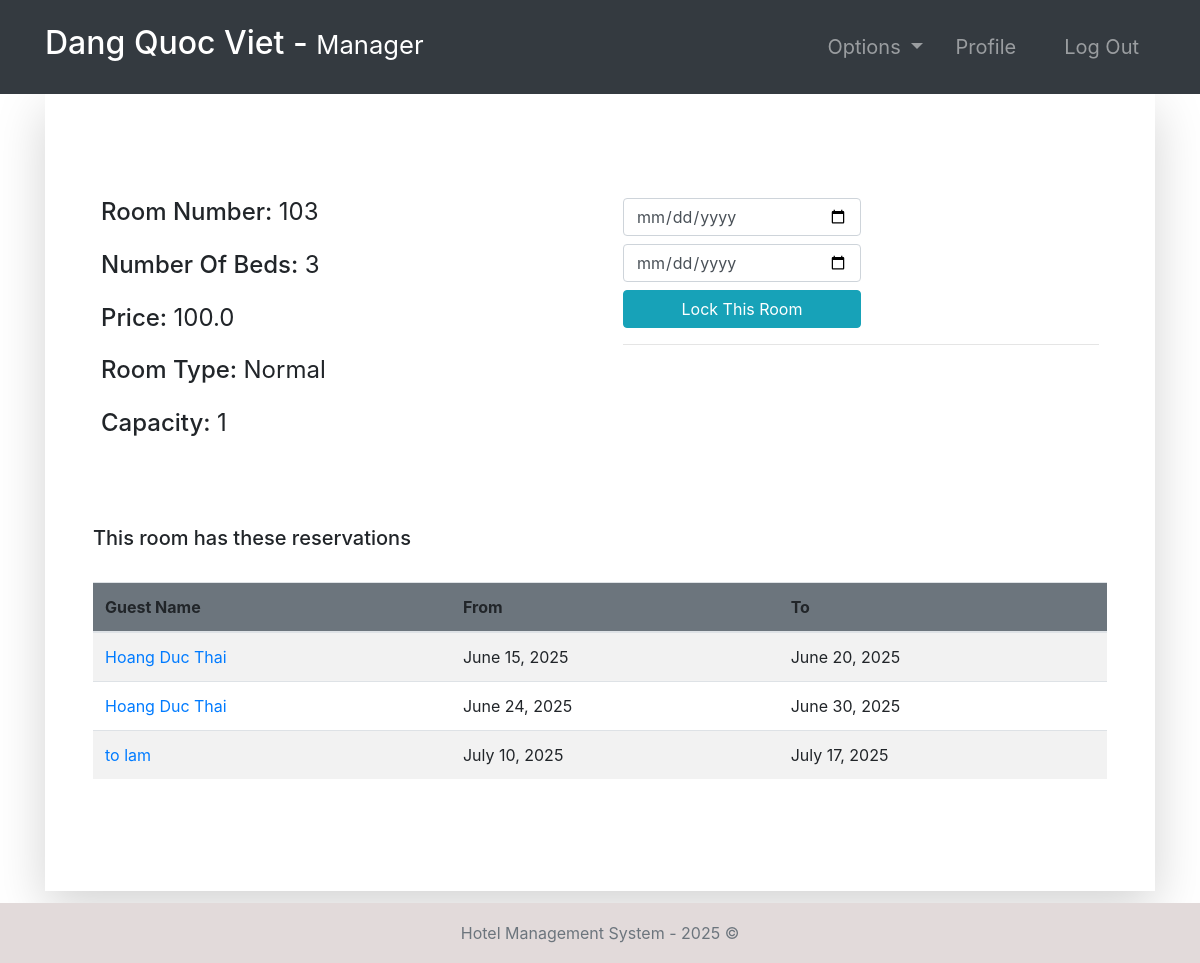
The app's page /room-profile/103/ (signed in) with its own data.
### room/models.py (models this page shows, shortened)
class Room(models.Model):
    ROOM_TYPES = (
        ('King', 'King'),
        ('Luxury', 'Luxury'),
        ('Normal', 'Normal'),
        ('Economic', 'Economic'),
    )
    number = models.IntegerField(primary_key=True)
    capacity = models.SmallIntegerField()
    numberOfBeds = models.SmallIntegerField()
    roomType = models.CharField(max_length=20, choices=ROOM_TYPES)
    price = models.FloatField()
    statusStartDate = models.DateField(null=True)
    statusEndDate = models.DateField(null=True)

class Booking(models.Model):
    roomNumber = models.ForeignKey(Room, on_delete=models.CASCADE)
    guest = models.ForeignKey(Guest, null=True, on_delete=models.CASCADE)
    dateOfReservation = models.DateField(default=timezone.now)
    startDate = models.DateField()
    endDate = models.DateField()

### accounts/models.py (models this page shows, shortened)
class Guest(models.Model):
    user = models.OneToOneField(User, null=True, on_delete=models.CASCADE)
    phoneNumber = PhoneNumberField(unique=True)

### room/views.py (the view, shortened to what this page needs)
# urls.py: path('room-profile/<str:id>/', room_profile, name="room-profile"),
@login_required(login_url='login')
def room_profile(request, id):
    role = str(request.user.groups.all()[0])
    path = role + "/"
    tempRoom = Room.objects.get(number=id)
    bookings = Booking.objects.filter(roomNumber=tempRoom)
    guests = Guest.objects.all()
    bookings2 = Booking.objects.all()
    context = {
        "role": role,
        "bookings": bookings,
        "room": tempRoom,
        "guests": guests,
        "bookings2": bookings2
    }
    return render(request, path + "room-profile.html", context)

### templates/manager/room-profile.html
{% extends '../index.html' %}
{% block context %}
{% include '../common_pages/room-profile.html' %}
{% endblock %}

### templates/incs/nav.html (shortened to what this page needs)
<nav class="navbar navbar-dark bg-dark navbar-expand-lg py-3 " role="navigation">
    <div class="container">
        <a href="" class="navbar-brand">
            <h2 class="text-capitalize">
                {{ request.user.first_name }} {{ request.user.last_name }} -
                <small>
                    {{ role }}
                </small>
            </h2>
        </a>
        <div class="collapse navbar-collapse" id="navbarTags">
            <ul class="navbar-nav ml-auto">
                <li class="nav-item dropdown p-2">
                    <a class="nav-link dropdown-toggle" href="#" id="navbarDropdown" role="button"
                        data-toggle="dropdown" aria-haspopup="true" aria-expanded="false">
                        Options
                    </a>
                </li>
                <li class="nav-item mr-3 p-2">
                    {% if role == 'staff' or role == 'receptionist' or role == 'admin' or role == 'manager' %}
                    <a href="{% url 'employee-profile' user.id %}" class="nav-link">Profile</a>
                    {% endif %}
                </li>
                <li class="nav-item p-2 ">
                    <a href="{% url 'logout' %}" class="nav-link">Log Out</a>
                </li>
            </ul>
        </div>
    </div>
</nav>

### templates/common_pages/room-profile.html (shortened to what this page needs)
<div class="container">
    <div class="shadow-lg p-5">
        <div class="row mt-5">
            <div class="col-6">
                <div class="p-2 h4">
                    <span>Room Number:</span>
                    <span class="font-weight-normal">{{room.number}}</span>
                </div>
                <div class="p-2 h4">
                    <span>Number Of Beds:</span>
                    <span class="font-weight-normal">{{room.numberOfBeds}}</span>
                </div>
                <div class="p-2 h4">
                    <span>Price:</span>
                    <span class="font-weight-normal">{{room.price}}</span>
                </div>
                <div class="p-2 h4">
                    <span>Room Type:</span>
                    <span class="font-weight-normal">{{ room.roomType }}</span>
                </div>
                <div class="p-2 h4">
                    <span>Capacity: </span>
                    <span class="font-weight-normal">{{room.capacity}}</span>
                </div>
            </div>
            <div class="col-6">
                {% if role == "manager" or role == "admin" %}
                <div class="p-2 h4 ">
                    <form action="" method="POST">
                        <input type="date" placeholder="Enter Start Date" name="bsd" required
                            class="form-control w-50 mb-2">
                        <input type="date" placeholder="Enter End Date" name="bed" required
                            class="form-control w-50 mb-2">
                        <button name="lockRoom" type="submit" class="btn btn-info w-50">Lock This Room</button>
                        <br>
                    </form>
                    <form action="" method="POST">
                        <hr>
                    </form>
                </div>
                {% endif %}
                <br>
            </div>
        </div>
        <br>
        <div class="table-responsive table-striped my-5">
            <div class="table-header row">
                <div class="col-sm-12 col-md-12 col-lg-4 mb-4">
                    <h5>This room has these reservations</h5>
                </div>
            </div>
            <table class="table table-hover table-striped">
                <thead class="bg-secondary rounded">
                    <tr>
                        {% if role != 'guest' %} <th>Guest Name</th> {% endif %}
                        <th>From </th>
                        <th>To</th>
                    </tr>
                </thead>
                <tbody>
                    {% for bo in bookings %}
                    <tr>
                        {% if role != 'guest' %} <td><a href="{% url 'guest-profile' bo.guest.user.id %}">
                                {{bo.guest.user.first_name}}
                                {{bo.guest.user.last_name}}</a></td>
                        {%endif %}
                        <td>{{bo.startDate}}</td>
                        <td>{{bo.endDate}}</td>
                    </tr>
                    {% endfor %}
                </tbody>
            </table>
        </div>
    </div>
</div>

### static/css/main.css (style rules this page uses)
* { margin: 0; padding: 0; -webkit-font-smoothing: antialiased; }
body { position: relative; }
nav .nav-item { font-size: 20px; }

### records on screen
Room: number "103", numberOfBeds "3", price "100.0", roomType "Normal", capacity "1"
Booking: guest.user.first_name "Hoang", guest.user.last_name "Duc Thai", startDate "June 15, 2025", endDate "June 20, 2025"
Booking: guest.user.first_name "Hoang", guest.user.last_name "Duc Thai", startDate "June 24, 2025", endDate "June 30, 2025"
Booking: guest.user.first_name "to", guest.user.last_name "lam", startDate "July 10, 2025", endDate "July 17, 2025"

### other values on screen
{{ request.user.first_name }} "Dang"
{{ request.user.last_name }} "Quoc Viet"
{{ role }} "Manager"
